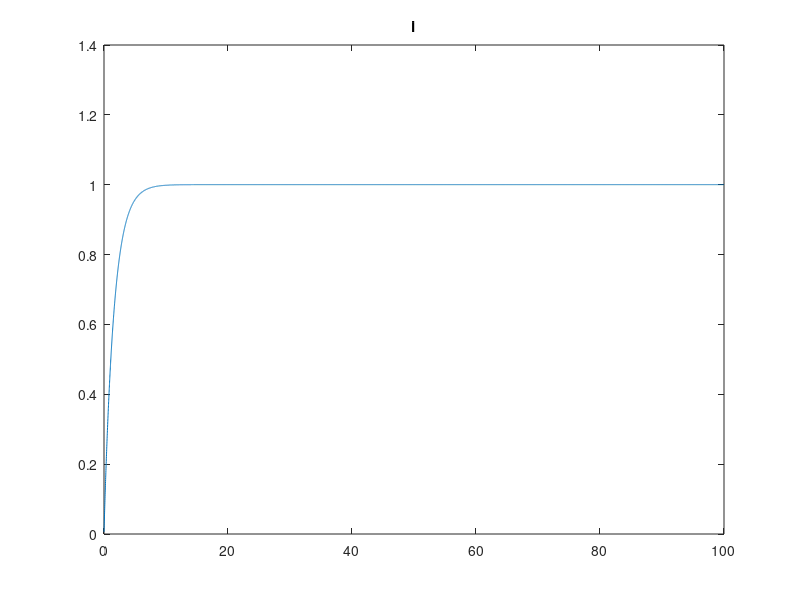
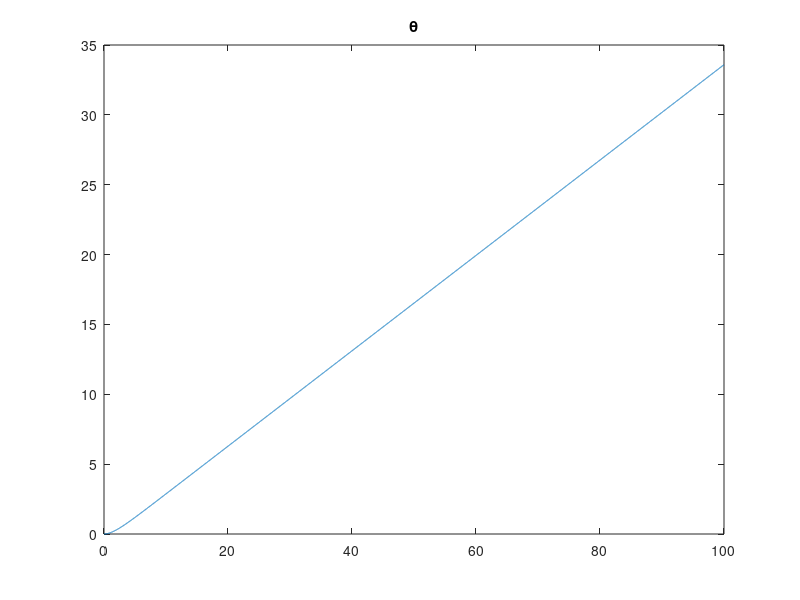
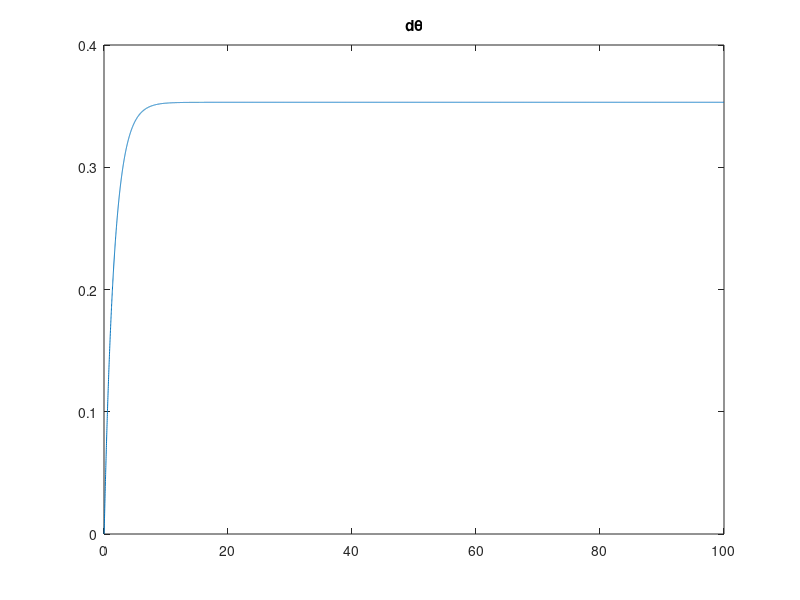

Reproduce these figures in MATLAB, in order.
clear

% シミュレーション
R = 5; %抵抗
L = 0.5^-3; %インダクタ
Ke = 4.385 * 10^-3; %回転定数[V / rad/s] 4.385 * 10^-3
Kt = 3.53 * 10^-3; %トルク定数 [Nm/A] 3.53 * 10^-3
m = 0.1;
l = 0.1;
J = (1/3)*m*l^2;
D = 0.01;

A = [-R/L, 0, Ke/L;
     Kt/D, 0, -J/D;
     Kt/J, 0, -D/J];
B = [1/L; 0; 0];
C = [0, 1 0];

dt = 0.01;
t = 0:dt:100;

x0 = [0; 0; 0];

x1 = [];
x2 = [];
x3 = [];
u = 5;
x = x0;
for n = t
   xd = A * x + B * u;
   x = x + xd * dt;
   
   x1 = [x1, x(1)];
   x2 = [x2, x(2)];
   x3 = [x3, x(3)];
end

figure(1)
plot(t, x1);
title('i');


figure(2)
plot(t, x2);
title('θ');

figure(3)
plot(t, x3);
title('dθ');

% 可制御性と可観測性
Uc = [B, A*B, A^2*B]
det(Uc)

Uo = [C; C*A; C*A^2]
det(Uo)